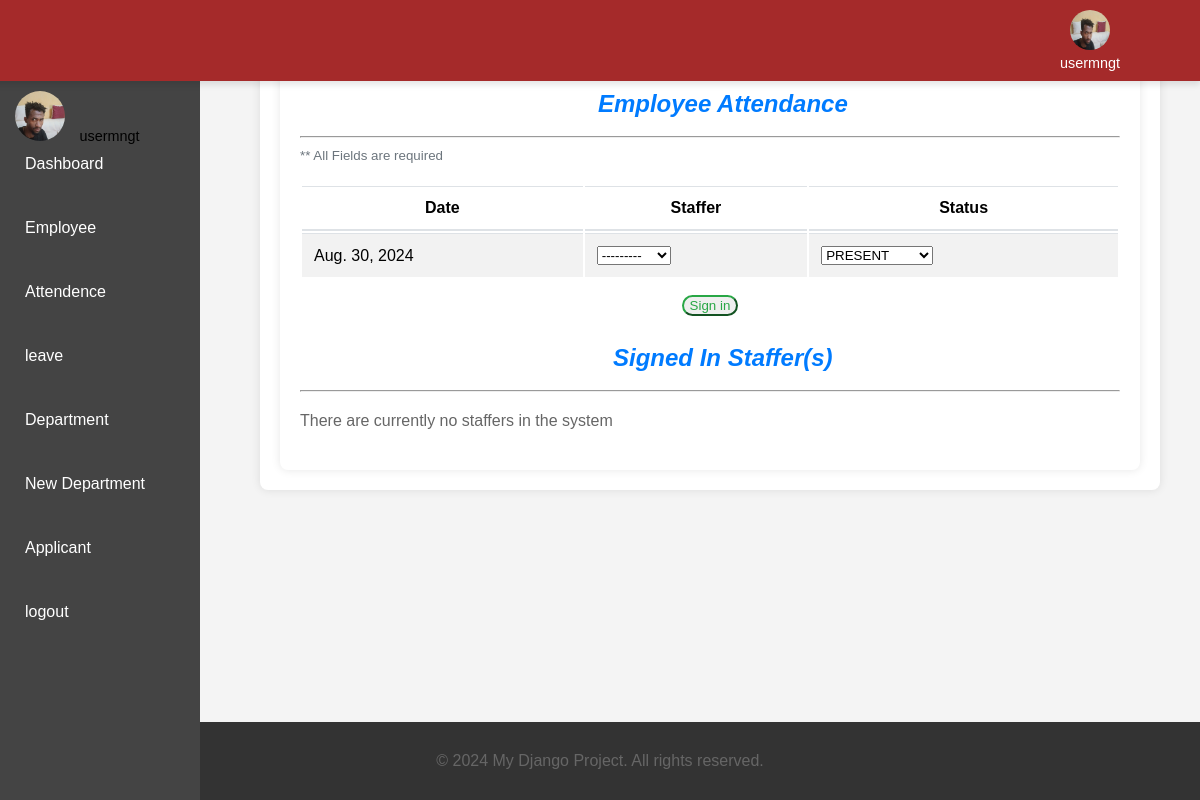
The page /attendence/ (signed in) on the database its author committed.
### usermngt/models.py (models this page shows, shortened)
class User(AbstractUser):
    username = models.CharField(unique=True,max_length=200)
    password = models.CharField(max_length=200)
    forgetten_password_token =models.CharField(max_length=255,null=True,blank=True)
    photo = models.ImageField(null=True,blank=True)
    email = models.EmailField(unique=True)
    role = models.ForeignKey(Role,on_delete=models.CASCADE,null=True,blank=True)
    REQUIRED_FIELDS = []

### usermngt/views.py (the view)
# urls.py: path('attendence/', EmployeAttendence.as_view(), name='attendence'),
class EmployeAttendence(LoginRequiredMixin,CreateView):
    model = Attendance
    form_class = AttendanceForm
    login_url = 'login'
    template_name = 'usermngt/attendence.html'
    success_url = '/attendence'
    def get_context_data(self, **kwargs):
        context = super().get_context_data(**kwargs)
        context["today"] = timezone.localdate()
        pstaff = Attendance.objects.filter(Q(status='PRESENT') & Q (date=timezone.localdate()))
        context['present_staffers'] = pstaff
        return context

### usermngt/forms.py
class AttendanceForm(forms.ModelForm):
    status = forms.ChoiceField(choices=Attendance.STATUS,widget=forms.Select(attrs={'class':'form-control w-50'}))
    staff = forms.ModelChoiceField(Employee.objects.filter(Q(attendance__status=None) | ~Q(attendance__date = timezone.localdate())), widget=forms.Select(attrs={'class':'form-control w-50'}))
    class Meta:
        model = Attendance
        fields = ['status','staff']

### usermngt/models.py (called while the page is built)
    def __str__(self):
        return self.first_name

### usermngt/templates/usermngt/attendence.html (shortened to what this page needs)
{% extends 'home.html' %}
{% block content %}
    <div class="main-panel">
        <div class="content-wrapper">
            <div class="row">
                <div class="col-lg-12 grid-margin">
                    <div class="card">
                        <div class="card-body">
                           <h4 class="text-center text-primary"><i class="fa  fa-check-square-o">&emsp; Employee Attendance </i></h4><hr>
                                <form class="form-group" method="POST">
                                    <small class="mb-5">** All Fields are required</small><br>
                                        <div class="table-responsive">
                                            <table class="table table-striped">
                                                <thead>
                                                    <tr>
                                                        <th>
                                                            Date
                                                        </th>
                                                        <th>
                                                            Staffer
                                                        </th>
                                                        <th>
                                                            Status
                                                        </th>
                                                    </tr>
                                                </thead>
                                                <tbody>
                                                    <tr>
                                                        <td class="py-1">
                                                            {{today}}
                                                        </td>
                                                        <td>
                                                           {{form.staff}}
                                                        </td>
                                                        <td>
                                                            {{form.status}}
                                                        </td>
                                                    </tr>
                                                </tbody>
                                            </table>
                                        </div>
                                    <div class="text-center mt-3">
                                        <button class="btn btn-rounded btn-outline-success">Sign in</button></button>
                                    </div>
                                </form><br>
                            <h4 class="text-center text-primary"><i class="fa  fa-sign-in">&emsp; Signed In Staffer(s) </i> </h4><hr>
                            {% if present_staffers %}
                            <small class='text-center'>This is a list of staffer(s) that are currently present. </small>
                             <div class="table-responsive">
                                            <table class="table table-striped">
                                                <thead>
                                                    <tr>
                                                        <th>
                                                            Date
                                                        </th>
                                                        <th>
                                                            First-In (Arrival)
                                                        </th>
                                                        <th>
                                                            Last-Out (Departure)
                                                        </th>
                                                        <th>
                                                            Name
                                                        </th>
                                                        <th>
                                                            Action(s)
                                                        </th>
                                                    </tr>
                                                </thead>
                                                <tbody>
                                                    {% for ps in present_staffers %}
                                                        <tr>
                                                            <td class="py-1">
                                                                {{today}}
                                                            </td>
                                                            <td>
                                                            <strong>{{ps.first_in}}</strong>
                                                            </td>
                                                            <td>
                                                                <strong>{{ps.last_out }}</strong>
                                                            </td>
                                                            <td>
                                                            {{ps.staff.first_name}} - {{ps.staff.last_name}}
                                                            </td>
                                                            <td>
                                                                <a href="{% url 'attendence_out' pk=ps.staff.pk %}" {% if not ps.last_out %} class="btn btn-sm btn-info"  {% endif %} class="btn btn-sm btn-info disabled" > <i class="fa fa-sign-out"></i> Sign-out</a>
                                                            </td>
                                                        </tr>
                                                    {% endfor %}
                                                </tbody>
                                            </table>
                                        </div>
                            {% else %}
                                <p class="lead"> There are currently no staffers in the system </p>
                            {% endif %}
                </div>
            </div>
        </div>
    </div>
{% endblock content %}

### templates/home.html (shortened to what this page needs)
<!DOCTYPE html>
<html lang="en">
<head>
</head>
<body>
{% if request.user.is_authenticated %}
    <header>
        <div class="top-navbar">
                <div class="user-info">
                    <img src="{{ user.photo.url }}" alt="User Profile Picture" class="user-image">
                    <span class="username">{{user.username}}</span>
                </div>
        </div>
    </header>
{% endif %}
    <aside>
        <nav class="navbar">
            <ul class="nav-list-left">
                <li class="dropdown">
                    <img src="{{user.photo.url}}" alt="no emage">
                    <span class="username">{{user.username}}</span>
                    <a href="{% url 'userprofile' %}" class="dropbtn">Dashboard</a>
                </li>
            </ul>
                <ul class="nav-list-right"><li><a href="{% url 'employee' %}">Employee</a></li></ul>
                <ul class="nav-list-right"><li><a href="{% url 'attendence' %}">Attendence</a></li></ul>
                <ul class="nav-list-right"><li><a href="{% url 'leave' %}">leave</a></li></ul>
                <ul class="nav-list-right"><li><a href="#">Department</a></li></ul>
                <ul class="nav-list-right"><li><a href="{% url 'register' %}">New Department</a></li></ul>
                <ul class="nav-list-right"><li><a href="{% url 'applicant' %}">Applicant</a></li></ul>
                <ul class="nav-list-right"><li><a href="{% url 'logout' %}">logout</a></li></ul>
        </nav>
    </aside>
    <main>
        {% block content %}{%  endblock %}
    </main>
    <footer>
        <p>&copy; 2024 My Django Project. All rights reserved.</p>
    </footer>
</body>
</html>

### templates/home.html (style rules this page uses)
body { font-family: Arial, sans-serif; margin: 0; padding: 0; display: flex; flex-direction: column; min-height: 100vh; }
header { background-color: brown; color: white; padding: 10px 20px; position: fixed; width: 100%; margin-left:200px; top: 0; right: 0; z-index: 1000; box-shadow: 0 4px 6px rgba(0, 0, 0, 0.1); }
.top-navbar { display: flex; justify-content: space-between; align-items: center; max-width: 1200px; margin-left: 90%; flex-wrap: wrap; }
.user-info { display: flex; flex-direction: column; align-items: center; color: white; margin-left: 0%; }
.user-image { width: 40px; height: 40px; border-radius: 50%; margin-bottom: 5px; }
.username { font-size: 0.9rem; }
aside { width: 200px; background-color: #444; padding-top: 60px; position: fixed; top: 0; bottom: 0; left: 0; overflow-y: auto; }
.navbar { padding: 15px; }
.navbar img { width: 50px; height: 50px; border-radius: 50%; object-fit: cover; margin-right: 10px; }
.navbar ul { list-style-type: none; padding: 0; }
.nav-list-left, .nav-list-right { display: flex; flex-direction: column; }
.nav-list-left li, .nav-list-right li { margin-bottom: 10px; }
.nav-list-left li a, .nav-list-right li a { color: white; text-align: left; padding: 10px; text-decoration: none; display: block; border-radius: 4px; }
.dropdown { position: relative; }
main { margin-left: 220px; padding-top: 70px; padding: 20px; flex: 1; background-color: #f4f4f4; }
p { line-height: 1.6; color: #666; }
footer { background-color: #333; color: white; text-align: center; padding: 10px 0; margin-top: auto; width: 100%; }

### usermngt/templates/usermngt/attendence.html (style rules this page uses)
body { font-family: Arial, sans-serif; background-color: #f4f4f4; margin: 0; padding: 0; }
.main-panel { padding: 20px; }
.content-wrapper { background-color: #fff; padding: 20px; border-radius: 8px; box-shadow: 0px 0px 10px rgba(0, 0, 0, 0.1); }
.card { border: none; border-radius: 8px; box-shadow: 0px 0px 10px rgba(0, 0, 0, 0.1); }
.card-body { padding: 20px; }
h4 { margin: 0; padding: 10px 0; font-size: 1.5rem; }
.text-primary { color: #007bff; }
.form-group small { color: #6c757d; }
.form-group .table-responsive { margin-top: 20px; }
.table { width: 100%; margin-bottom: 1rem; background-color: transparent; }
.table-striped tbody tr:nth-of-type(odd) { background-color: rgba(0, 0, 0, 0.05); }
.table th, .table td { padding: 12px; vertical-align: middle; border-top: 1px solid #dee2e6; }
.table thead th { vertical-align: bottom; border-bottom: 2px solid #dee2e6; }
.btn-rounded { border-radius: 50px; }
.btn-outline-success { color: #28a745; border-color: #28a745; }
.text-center { text-align: center; }
.mt-3 { margin-top: 1rem; }
.fa { margin-right: 5px; }

### rows shown on the page
User: photo (picture), username "usermngt"

### other values the page prints
{{ today }} "Aug. 30, 2024"
